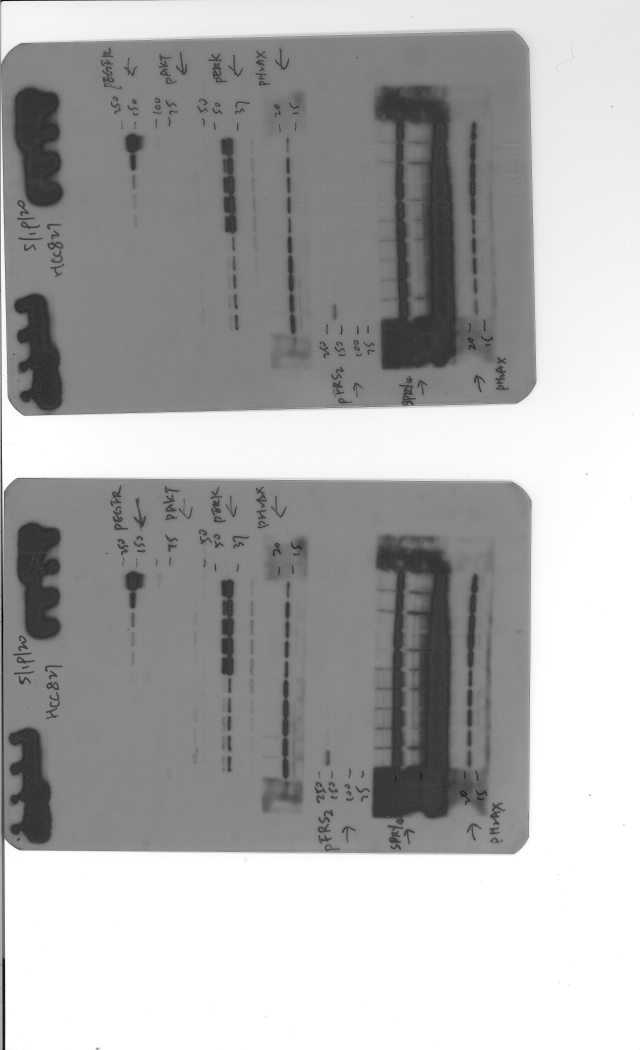
#> input picture example_image/05202020_3.jpeg, 2559 x 4200 px, found by its file name (shown at 1/4 size)
$ python version2.py
#> lines starting #> are read from the running program, lines starting #| are printed output that depends on the picture
import matplotlib.pyplot as plt
import matplotlib
import numpy as np
import matplotlib.image as mpimg
from skimage import data, io
from skimage.color import rgb2gray
import cv2
from skimage import img_as_ubyte
from skimage.transform import rotate


ogwidth = 2559

ogheight = 4200

thresholdglobal = 205

posx= 0
posy = 0


# [4 lines left out: function nothing, not called in this run]
def main(y, x):
    global thresholdglobal

    while (1):
        cv2.namedWindow("img")
        cv2.createTrackbar('Threshold', 'img', thresholdglobal, 255, nothing)
        global ogwidth,ogheight, posx, posy
        original_image, skimage_image = skimagefilter(y, x)
        cv_image, width, height = skimagetocv(skimage_image)
        original_image, asdf,asd2 = skimagetocv(original_image)

        ogwidth = width
        ogheight = height

        thresh = threshold(cv_image, cv2.getTrackbarPos('Threshold', 'img'))
        contours = findcontours(cv_image, thresh)
        goodlist, contourlist,valuelist = countcontours(cv_image, contours)
        drawcontours = drawcontourlist(goodlist, contourlist, contours)

        # cv2.createTrackbar('Threshold', "main", 225, 255, None)
        cv_imagergb = cv2.cvtColor(cv_image,cv2.COLOR_GRAY2RGB)

        cv2.drawContours(cv_imagergb, drawcontours, -1, (0, 245, 0), 3)
        for k in range(len(valuelist)):
            # Window name in which image is displayed
            window_name = 'img'

            # font
            font = cv2.FONT_HERSHEY_SIMPLEX

            # org
            org = (50, 50)

            # fontScale
            fontScale = 1

            # Blue color in BGR
            color = (0, 0, 255)

            # Line thickness of 2 px
            thickness = 1

            # Using cv2.putText() method
            print(drawcontours[k][0].shape)
            print(drawcontours[k][0][0][1])
            cv_imagergb = cv2.putText(cv_imagergb, str(round(valuelist[k], 7)), (drawcontours[k][0][0,0],drawcontours[k][0][0,1]), font, fontScale, color, thickness, cv2.LINE_AA)
        print("fin")
        print(posx)
        print(posy)
        cv_imagergb = cv2.circle(cv_imagergb, (int(posx), int(posy)), radius=10, color=(0, 0, 255), thickness=-1)
        cv_imagergb = cv2.resize(cv_imagergb, (1920, 900))

        cv2.imshow('img', cv_imagergb)
        cv2.waitKey(0)
        thresholdglobal = cv2.getTrackbarPos('Threshold', 'img')

        cv2.destroyAllWindows()


        #TODO MAKE THE TEXTBIGGER AND ADJUST STARTING THRESHOLD


        # cv2.waitKey(0)
        # cv2.destroyAllWindows()
        # # cv2.namedWindow('img')
        # # cv2.setMouseCallback('img',draw_circle, cv_image)


# [5 lines left out: function draw_circle, not called in this run]

def skimagefilter(y, x):
#> called with y = 0, x = 0
    global posx, posy
    skimage_image = io.imread("example_image/05202020_3.jpeg")
#> skimage_image is the input picture: shape (4200, 2559, 3); min 0, max 255, mean 173.1
    skimage_image = rotate(skimage_image, 90, resize=True)
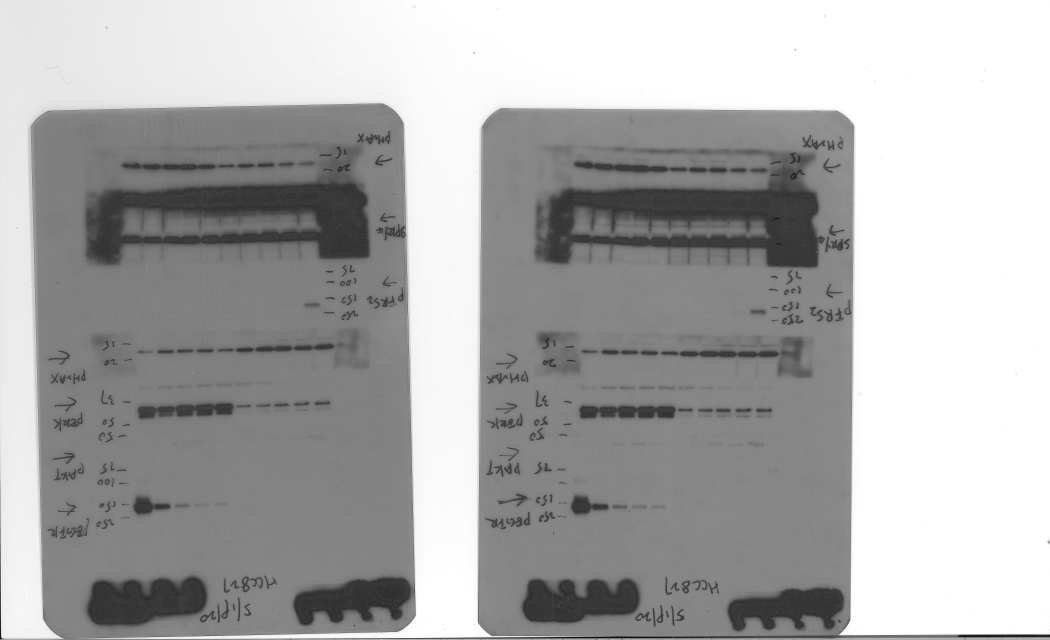
#> skimage_image: shape (2559, 4200, 3) float64 (shown at 1/4 size); min 0, max 1, mean 0.679
    original_image = skimage_image
    skimage_image = rgb2gray(skimage_image)
#> skimage_image: shape (2559, 4200) float64

    #reads the image
    # skimage_image = rgb2gray(io.imread("example_image/05142020_1.jpeg"))
    # skimage_image = rgb2gray(io.imread("example_image/9blackpixeltest.png"))


    # image[a,b] a is the #rows (yaxis) b is the #columns (xaxis)
    # this loops through all the rows from top to bottom

    global ogheight, ogwidth
    # # threshold is the background color number
    # # print('!!!!!!!!!!!!')
    # # print(y)
    # # print(x)
    # # print(skimage_image[int((y /960) * ogheight), int((x / 540) * ogwidth)])

    # threshold1 = (skimage_image[int((y /960) * ogheight), int((x / 540) * ogwidth)])
    threshold1 = (skimage_image[int(0.2 * len(skimage_image)), int(0.25 * len(skimage_image[0]))])
#> threshold1 = 0.49
    height, width = skimage_image.shape
#> height = 2559; width = 4200
    print('!!!!!!!!asc' + str(height))
#| !!!!!!!!asc2559
    print('!!!' + str(int(0.25 * len(skimage_image[0]))))
#| !!!1050
    print('!!!' + str(int(0.2 * len(skimage_image))))
#| !!!511

    posx = (int(0.25 * len(skimage_image[0])) / height ) * 540
#> posx = 221.6
    posy = (int(0.2 * len(skimage_image)) / width) * 960
#> posy = 116.8
    for i in range(len(skimage_image)):
        #this loops through all the values in each row (image[i]) fron left to right
        for j in range(len(skimage_image[i])):
            #if it is lighter than or equal to the threshold - a little buffer
            #not sure if this step is necessary
            if skimage_image[i,j] >= threshold1 - 0.2:
                #subtract threshold from number
                skimage_image[i, j] = skimage_image[i, j] + (1 - threshold1);
                if (skimage_image[i, j] > 1):
                    skimage_image[i,j] = 1
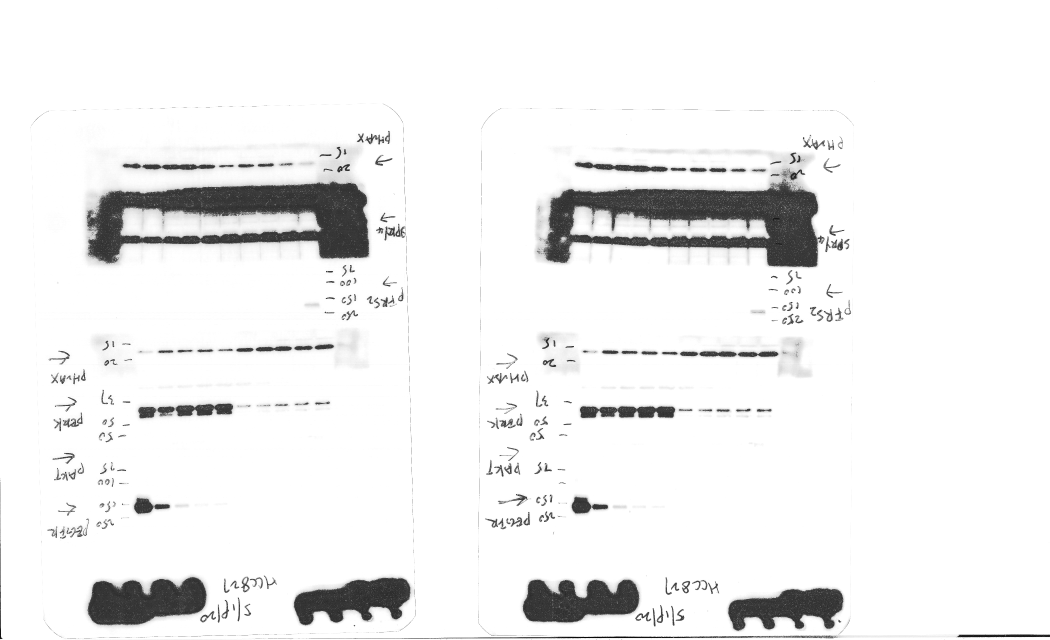
#> skimage_image: shape (2559, 4200) float64 (shown at 1/4 size); min 0, max 1, mean 0.939
    # FOR GRAYSCALE 1 IS PURE WHITE, 0 IS PURE BLACK
    return original_image, skimage_image

def skimagetocv(skimage_image):
#> (the run stopped early here; a loop or call above may not have finished)

$ run again, with example_image/05142020_1.jpeg copied over example_image/05202020_3.jpeg
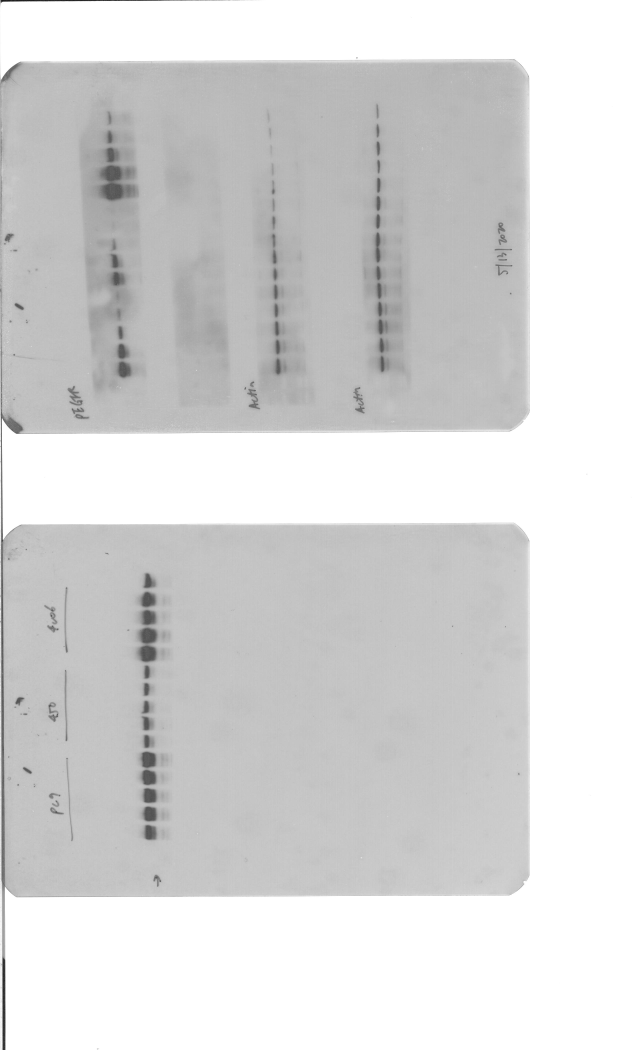
#> input picture example_image/05142020_1.jpeg, 2559 x 4200 px, found by its file name (shown at 1/4 size)
#> in skimagefilter, skimage_image is the input picture: shape (4200, 2559, 3); min 3, max 255, mean 215.9
#> in skimagefilter, `skimage_image = rotate(skimage_image, 90, resize=True)`:
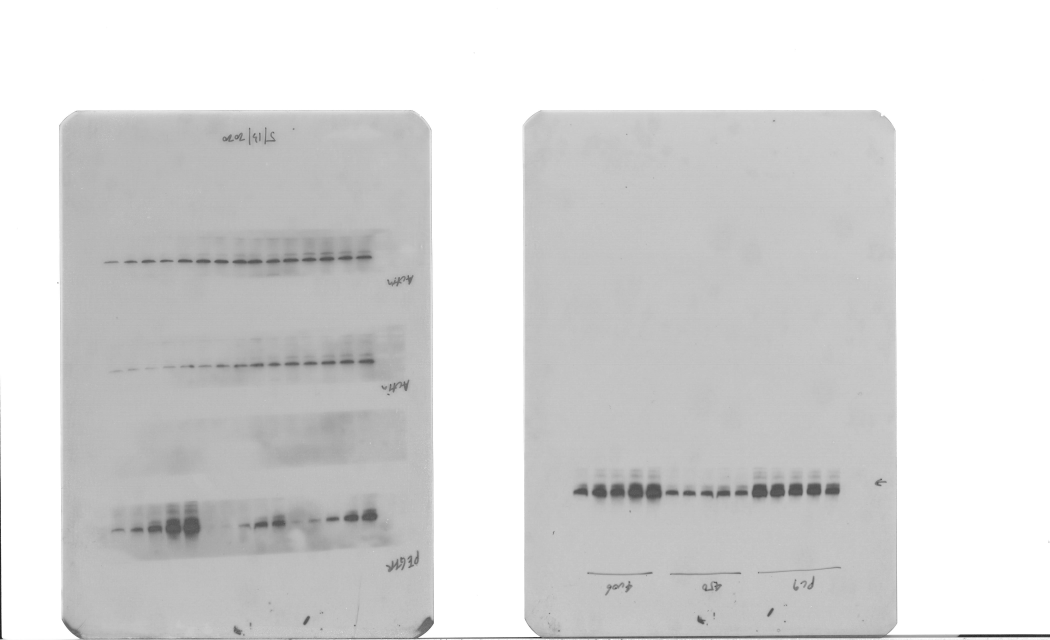
#> skimage_image: shape (2559, 4200, 3) float64 (shown at 1/4 size); min 0.0118, max 1, mean 0.847
#> threshold1 = 0.722
#| !!!!!!!!asc2559
#| !!!1050
#| !!!511
#> posx = 221.6
#> posy = 116.8
#> after the loop in skimagefilter, `for i in range(len(skimage_image)):`:
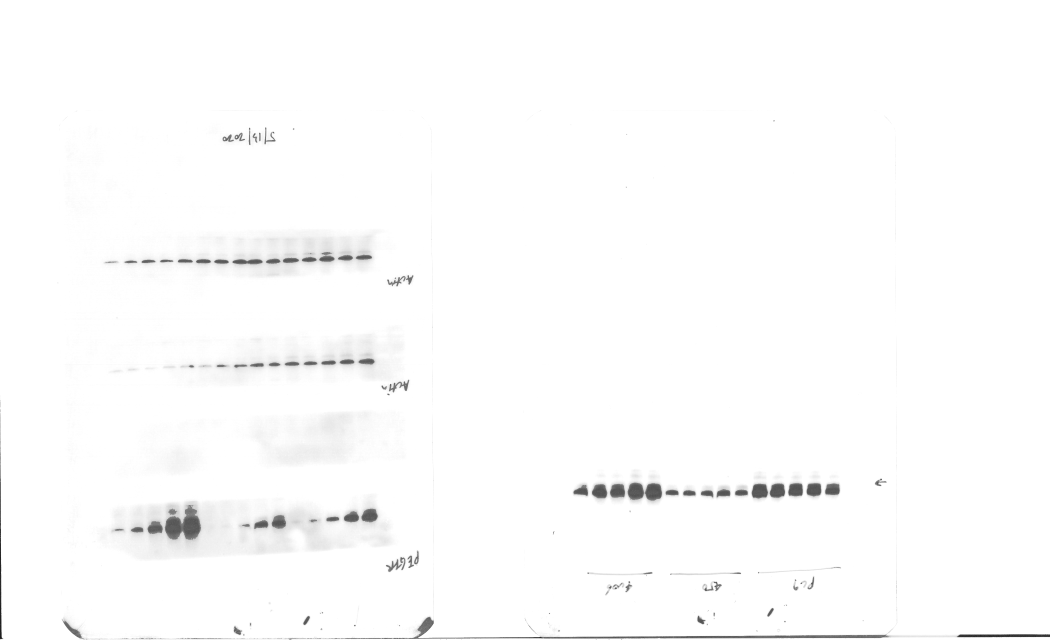
#> skimage_image: shape (2559, 4200) float64 (shown at 1/4 size); min 0.0118, max 1, mean 0.989

$ run again, with example_image/01242020_1.jpeg copied over example_image/05202020_3.jpeg
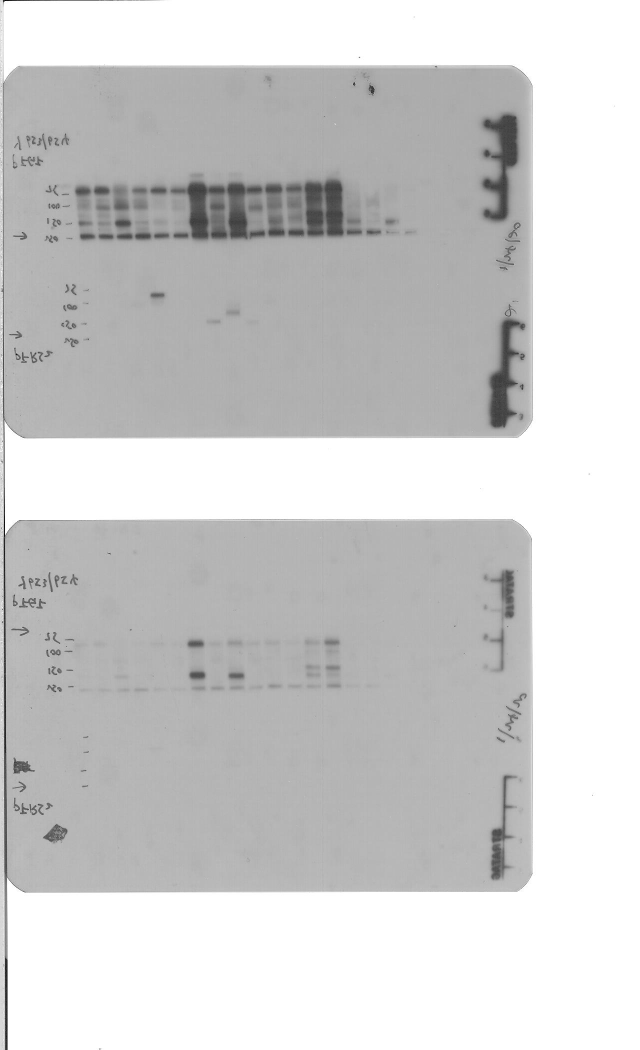
#> input picture example_image/01242020_1.jpeg, 1279 x 2100 px, found by its file name (shown at 1/2 size)
#> in skimagefilter, skimage_image is the input picture: shape (2100, 1279, 3); min 0, max 255, mean 206.9
#> in skimagefilter, `skimage_image = rotate(skimage_image, 90, resize=True)`:
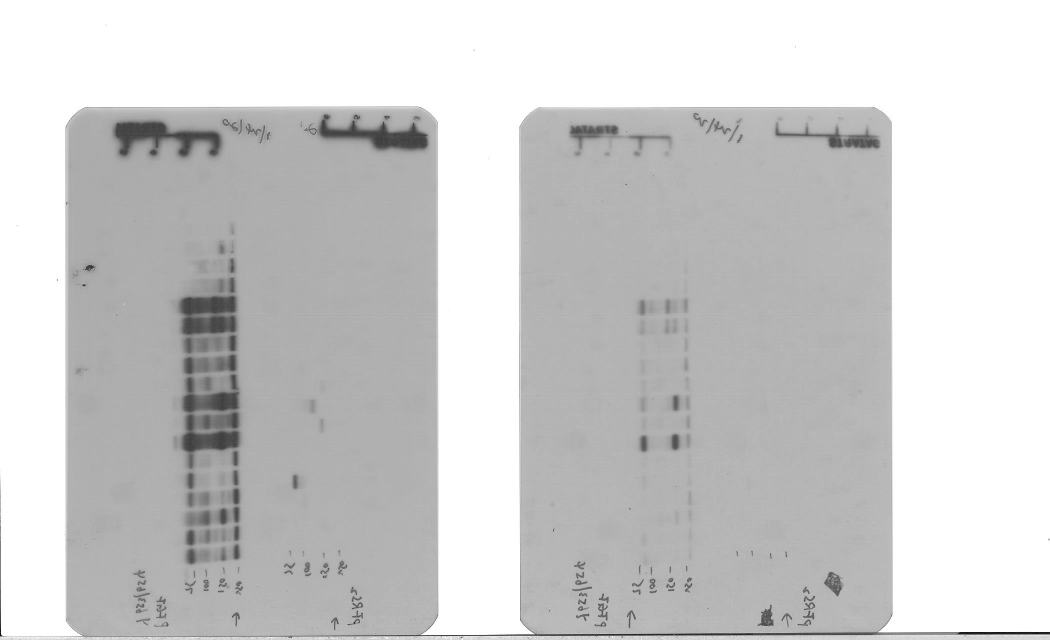
#> skimage_image: shape (1279, 2100, 3) float64 (shown at 1/2 size); min 0, max 1, mean 0.811
#> threshold1 = 0.678
#| !!!!!!!!asc1279
#| !!!525
#| !!!255
#> posx = 221.7
#> posy = 116.6
#> after the loop in skimagefilter, `for i in range(len(skimage_image)):`:
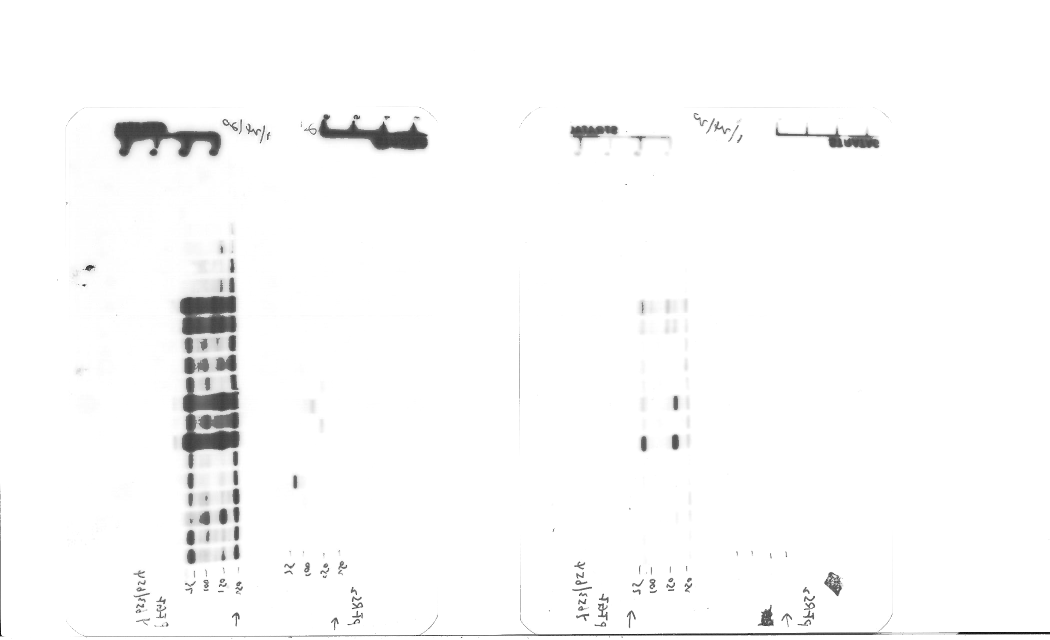
#> skimage_image: shape (1279, 2100) float64 (shown at 1/2 size); min 0, max 1, mean 0.982

$ run again, with example_image/02132020_1.jpeg copied over example_image/05202020_3.jpeg
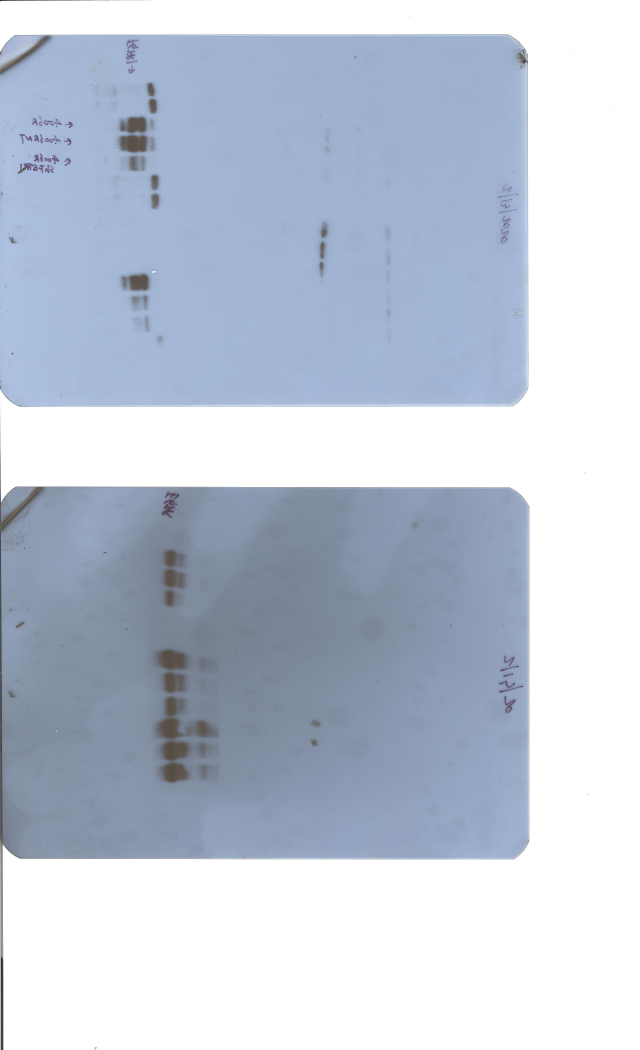
#> input picture example_image/02132020_1.jpeg, 2559 x 4200 px, found by its file name (shown at 1/4 size)
#> in skimagefilter, skimage_image is the input picture: shape (4200, 2559, 3); mean R, G, B 192.1, 201.5, 216.4
#> in skimagefilter, `skimage_image = rgb2gray(skimage_image)`:
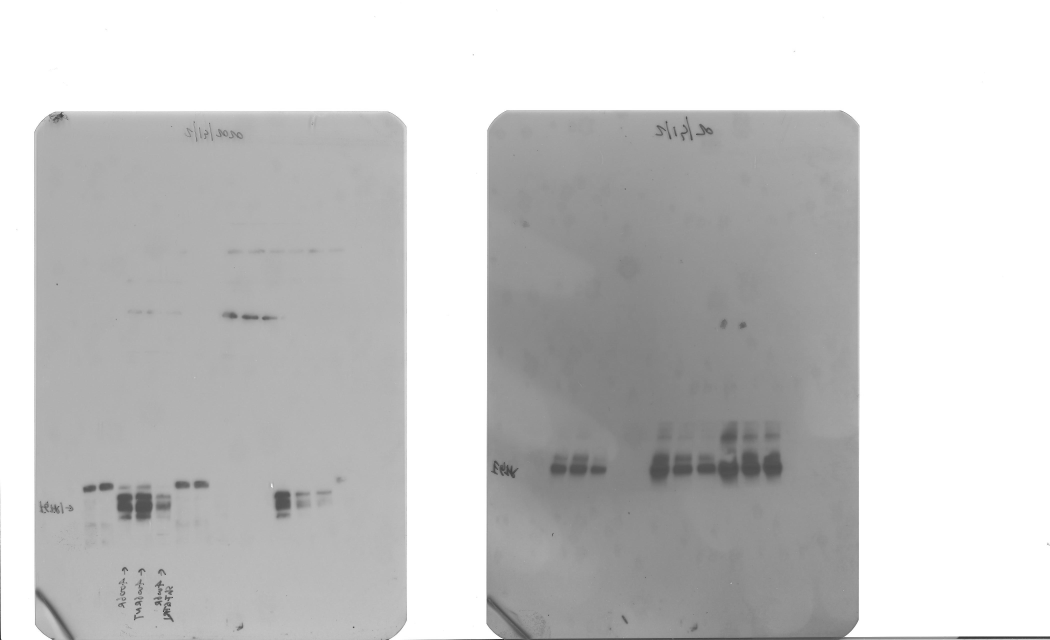
#> skimage_image: shape (2559, 4200) float64 (shown at 1/4 size); min 0, max 1, mean 0.787
#> threshold1 = 0.706
#| !!!!!!!!asc2559
#| !!!1050
#| !!!511
#> posx = 221.6
#> posy = 116.8
#> after the loop in skimagefilter, `for i in range(len(skimage_image)):`:
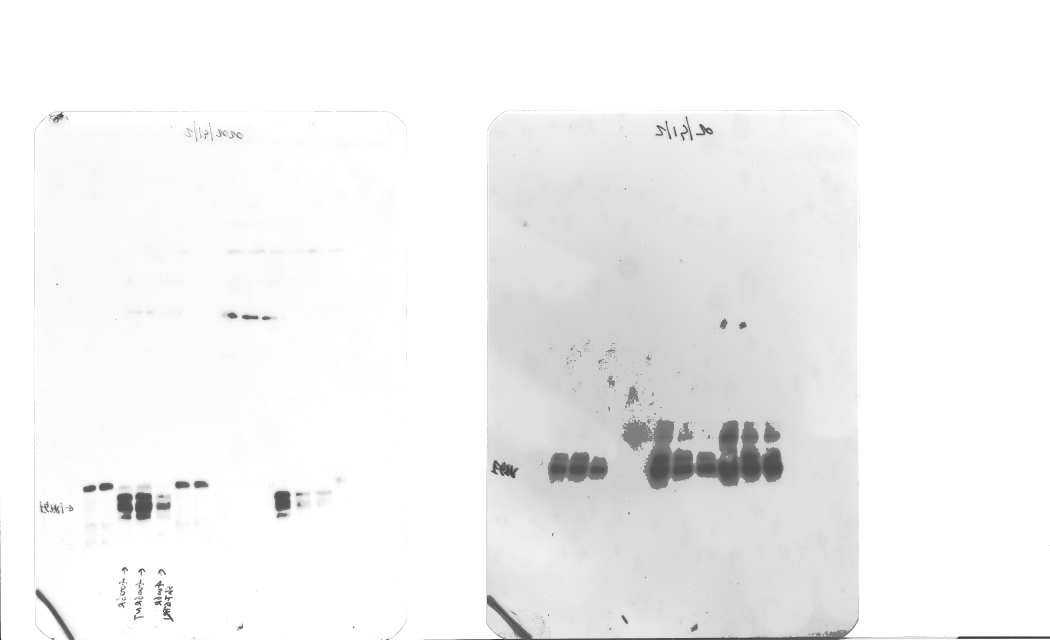
#> skimage_image: shape (2559, 4200) float64 (shown at 1/4 size); min 0, max 1, mean 0.951
